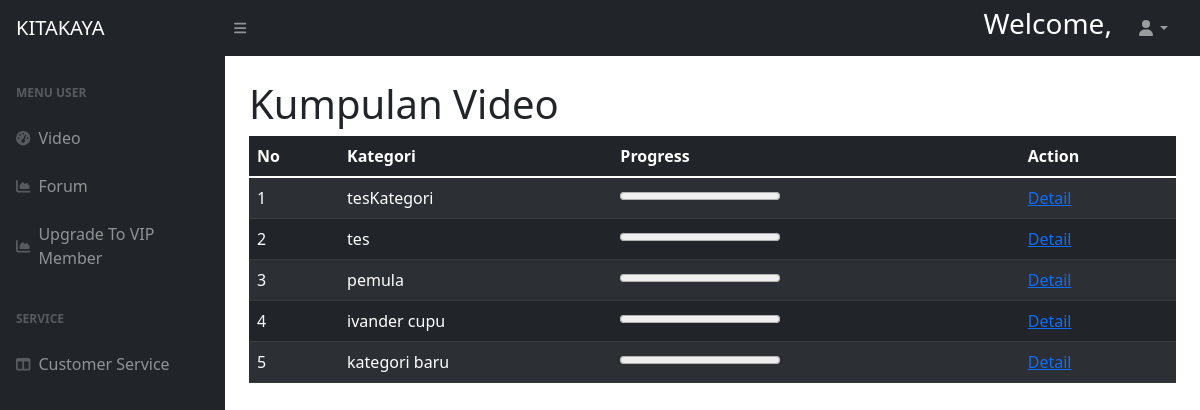
/public/halamanuserbiasa.php, run on an earlier commit of the app's database.
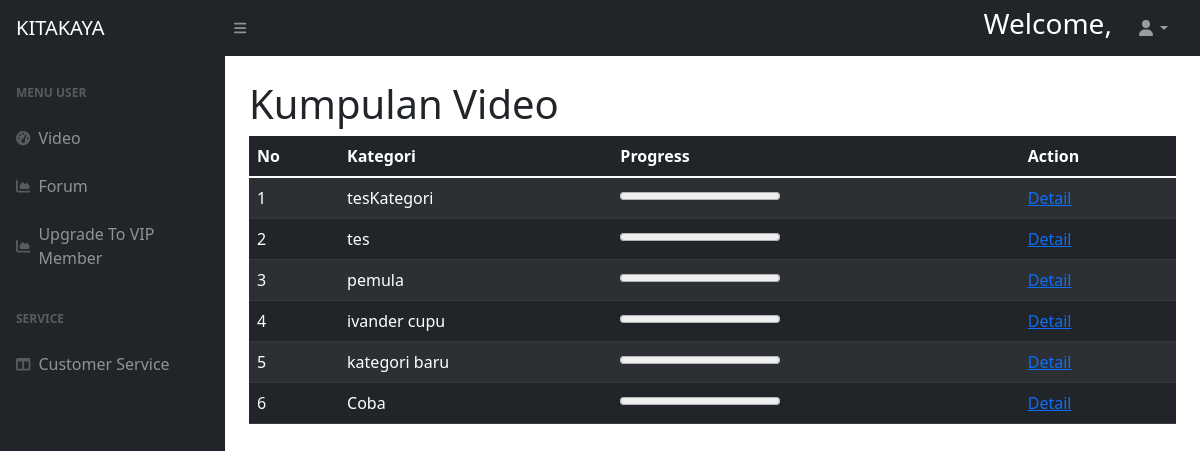
And on a later commit of the database.
### tables this page shows
CREATE TABLE `kategori_vid` (
  `id` int(11) NOT NULL,
  `nama_kategori` text NOT NULL
);

### config/database.php (called while the page is built, shortened)
<?php
    class Database{
        private static $instance;
        public $pdo;
        private function __construct()
        {
            $dsn = "mysql:host=".DB_HOST.";dbname=".DB_NAME.";charset=UTF8";
            $options = [
                PDO::ATTR_ERRMODE => PDO::ERRMODE_EXCEPTION,
                PDO::ATTR_DEFAULT_FETCH_MODE => PDO::FETCH_OBJ,
                PDO::ATTR_EMULATE_PREPARES => false
            ];
            try {
                $this->pdo = new PDO($dsn,DB_USER,DB_PASSWORD,$options);
            }
            catch(PDOException $e){
                echo  $e->getMessage();
            }
        }
        static function instance(){
            if(!isset(self::$instance)){
                self::$instance = new Database();
            }
            return self::$instance;
        }
        function query($sql,$args = NULL){
            if (!$args){
                return $this->pdo->query($sql);
            }
            $stmt = $this->pdo->prepare($sql);
            $stmt->execute($args);
            return $stmt;
        }
    }
?>

### models/Video.php (called while the page is built, shortened)
<?php
    class Video{
        public static function getVideo()
        {
            $db=Database::instance();
            $temp=$db->query("SELECT distinct k.nama_kategori, k.id FROM  kategori_vid k LEFT JOIN thread t ON t.f_kategori=k.id AND t.status_video = 1");
            return $temp->fetchAll();
        }
        public static function jumlahVideo($f)
        {
            $db=Database::instance();
            $temp=$db->query("SELECT count(*) as c FROM  thread WHERE f_kategori = :f AND status_video = 1", [
                "f"=>$f
            ]);
            return $temp->fetch();
        }
        public static function VideoWatchedPB($refuser, $refkategori)
        {
            $db=Database::instance();
            $temp=$db->query("SELECT count(*) as c FROM progressbar WHERE refuser = :refuser AND refkategori = :refkategori",[
                "refuser"=>$refuser,
                "refkategori"=>$refkategori,
            ]);
            return $temp->fetch();
        }
    }
?>

### public/halamanuserbiasa.php (the view, shortened to what this page needs)
<?php
    $user = $_SESSION["user"];
    $munculkan = $user->nama;
?>
<!DOCTYPE html>
<html lang="en">
    <head>
        <link href="https://cdn.jsdelivr.net/npm/simple-datatables@latest/dist/style.css" rel="stylesheet" />
        <link href="../assets/css/punyaadmin.css" rel="stylesheet" />
    </head>
    <body class="sb-nav-fixed">
        <nav class="sb-topnav navbar navbar-expand navbar-dark bg-dark">
            <a class="navbar-brand ps-3" href="halamanuserbiasa.php">KITAKAYA</a>
            <button class="btn btn-link btn-sm order-1 order-lg-0 me-4 me-lg-0" id="sidebarToggle" href="#!"><i class="fas fa-bars"></i></button>
            <form class="d-none d-md-inline-block form-inline ms-auto me-0 me-md-3 my-2 my-md-0">
                <div class="input-group">
                    <h3 style="color: white;">Welcome, <?= $munculkan?></h3>
                </div>
            </form>
            <ul class="navbar-nav ms-auto ms-md-0 me-3 me-lg-4">
                <li class="nav-item dropdown">
                    <a class="nav-link dropdown-toggle" id="navbarDropdown" href="#" role="button" data-bs-toggle="dropdown" aria-expanded="false"><i class="fas fa-user fa-fw"></i></a>
                </li>
            </ul>
        </nav>
        <div id="layoutSidenav">
            <div id="layoutSidenav_nav">
                <nav class="sb-sidenav accordion sb-sidenav-dark" id="sidenavAccordion">
                    <div class="sb-sidenav-menu">
                        <div class="nav">
                            <div class="sb-sidenav-menu-heading">Menu User</div>
                            <a class="nav-link" href="../public/halamanuserbiasa.php">
                                <div class="sb-nav-link-icon"><i class="fas fa-tachometer-alt"></i></div>
                                Video
                            </a>
                            <a class="nav-link" href="../public/halamanuserbiasaforum.php">
                                <div class="sb-nav-link-icon"><i class="fas fa-chart-area"></i></div>
                                Forum
                            </a>
                            <a class="nav-link" href="../public/halamanuserbiasasub.php">
                                <div class="sb-nav-link-icon"><i class="fas fa-chart-area"></i></div>
                                Upgrade To VIP Member
                            </a>
                            <div class="sb-sidenav-menu-heading">Service</div>
                            <a class="nav-link" href="../public/halamanuserbiasacs.php">
                                <div class="sb-nav-link-icon"><i class="fas fa-columns"></i></div>
                                Customer Service
                            </a>
                        </div>
                    </div>
                </nav>
            </div>
            <div id="layoutSidenav_content">
            <main>
                    <div class="container-fluid px-4">
                        <h1 class="mt-4">Kumpulan Video</h1>
                        <?php
                            $video = Video::getVideo();
                        ?>
                        <table class="table table-dark table-striped">
                            <thead>
                                <th>No</th>
                                <th>Kategori</th>
                                <th>Progress</th>
                                <th>Action</th>
                            </thead>
                            <tbody>
                                <?php
                                    $user = $_SESSION["user"];
                                    $userid = $user->id;
                                    foreach($video as $idx => $video){
                                        $max = Video::jumlahVideo($video->id);
                                        $max = $max->c;
                                        $min = Video::VideoWatchedPB($userid, $video->id);
                                        $min = $min->c;
                                        ?>
                                        <tr>
                                            <td><?= $idx + 1 ?></td>
                                            <td><?= $video->nama_kategori ?></td>
                                            <td><progress id="pb" value="<?=$min?>" max="<?=$max?>"></progress></td>
                                            <td>
                                                <a href="../controllers/vid.php?idvidBIASA=true&id=<?=$video->nama_kategori?>">Detail</a>
                                            </td>
                                        </tr>
                                        <?php
                                    }
                                ?>
                            </tbody>
                        </table>
                    </div>
                </main>
            </div>
        </div>
    </body>
</html>

What changed in the data, as far as the page shows it:
added kategori_vid: nama_kategori "Coba", $min 0 (drawn)
